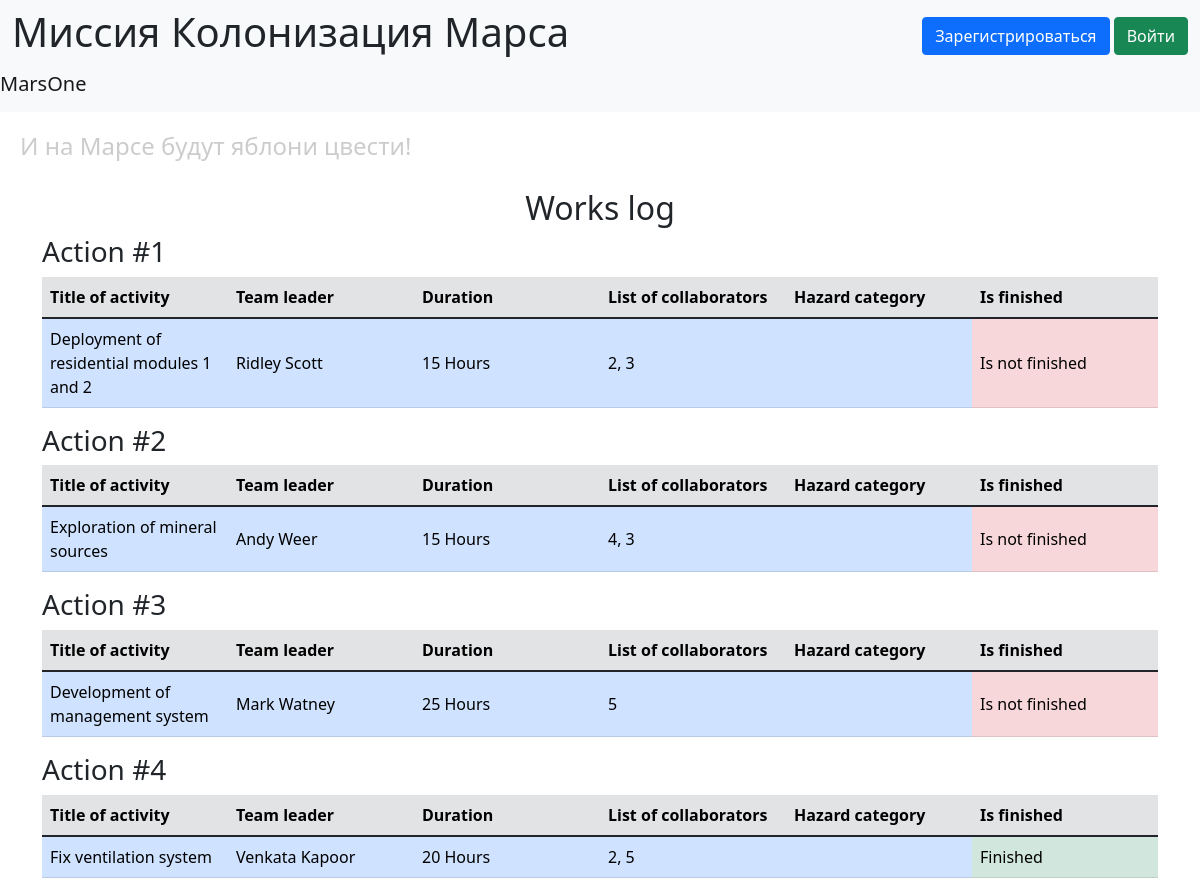
The page /work-log on the database as committed earlier.
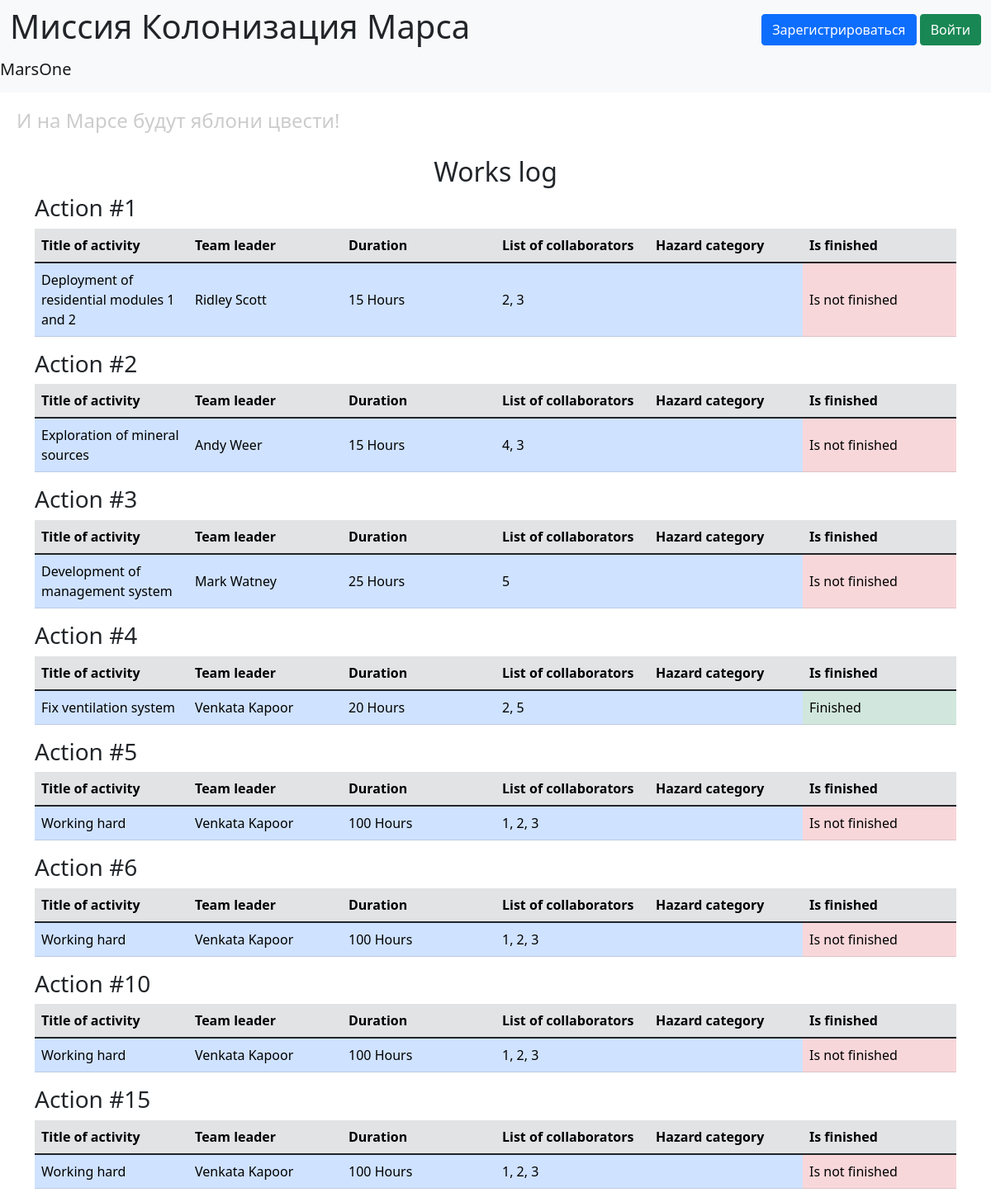
The same page on the database as committed later.
### data/jobs.py (models this page shows, shortened)
class Jobs(SqlAlchemyBase, SerializerMixin):
    __tablename__ = 'jobs'
    serialize_rules = ("-team_leader", "-categories.jobs")
    id = sa.Column(sa.Integer, primary_key=True, autoincrement=True)
    team_leader_id = sa.Column(sa.Integer, sa.ForeignKey('users.id'))
    team_leader = orm.relationship("User")
    job = sa.Column(sa.Text)
    work_size = sa.Column(sa.Integer)
    collaborators = sa.Column(sa.String)
    start_date = sa.Column(sa.Date)
    send_date = sa.Column(sa.Date)
    categories = orm.relationship("Category", secondary=association_table, backref="jobs")
    is_finished = sa.Column(sa.Boolean, default=False)

### data/users.py (models this page shows, shortened)
class User(SqlAlchemyBase, UserMixin):
    __tablename__ = 'users'
    id = sa.Column(sa.Integer, primary_key=True, autoincrement=True)
    surname = sa.Column(sa.String)
    name = sa.Column(sa.String)
    age = sa.Column(sa.Integer)
    position = sa.Column(sa.String)
    speciality = sa.Column(sa.String)
    address = sa.Column(sa.String)
    email = sa.Column(sa.String, unique=True)
    hashed_password = sa.Column(sa.String)
    modified_date = sa.Column(sa.DateTime, default=datetime.now)

### main.py (the view)
@app.route("/work-log")
def work_log():
    db_sess = db_session.create_session()
    jobs = db_sess.query(Jobs).all()
    return render_template("work_log.html", jobs=jobs)

### data/db_session.py (called while the page is built)
def create_session() -> Session:
    global __factory
    return __factory()

### templates/work_log.html (shortened to what this page needs)
{% extends 'base.html' %}
{% block content %}
<h2 align="center">Works log</h2>
{% for job in jobs %}
    <div class="mb-3 job">
    <h3>Action #{{ job.id }}</h3>
    <table class="table works mb-1" style="table-layout: fixed;">
        <thead class="table-secondary">
            <tr>
                {% for header in ["Title of activity", "Team leader", "Duration",
                "List of collaborators", "Hazard category", "Is finished"] %}
                    <th scope="col" class="col-md-auto">{{ header }}</th>
                {% endfor %}
            </tr>
        </thead>
        <tbody>
            <tr class="align-middle">
                <td class="table-primary">{{ job.job }}</td>
                <td class="table-primary">{{ job.team_leader.name }} {{ job.team_leader.surname }}</td>
                <td class="table-primary">{{ job.work_size }} Hours</td>
                <td class="table-primary">{{ job.collaborators }}</td>
                <td class="table-primary">
                </td>
                {% if job.is_finished %}
                    <td class="table-success">Finished</td>
                {% else %}
                    <td class="table-danger">Is not finished</td>
                {% endif %}
            </tr>
        </tbody>
    </table>
    </div>
{% endfor %}
{% endblock %}

### templates/base.html (shortened to what this page needs)
<!doctype html>
<html lang="en">
    <head>
        <link href="https://cdn.jsdelivr.net/npm/bootstrap@5.1.3/dist/css/bootstrap.min.css"
              rel="stylesheet"
>
        <link rel="stylesheet" href="{{ url_for('static', filename='css/style.css') }}">
    </head>
    <body>
        <header>
    <nav class="navbar navbar-light bg-light">
        <div class="container-fluid">
            <h1>Миссия Колонизация Марса</h1>
                    {% if current_user.is_authenticated %}
                <a class="navbar-brand" href="/logout">{{ current_user.name }}</a>
                    {% else %}
                        <div>
                            <a class="nav-item btn btn-primary " href="/register">Зарегистрироваться</a>
                            <a class="nav-item btn btn-success" href="/login">Войти</a>
                        </div>
                    {% endif %}
                </div>
                <a class="navbar-brand" href="#">MarsOne</a>
            </nav>
            <h4>И на Марсе будут яблони цвести!</h4>
        </header>
        <main role="main" class="container">
            {% block content %}{% endblock %}
        </main>
    </body>
</html>

### static/css/style.css (style rules this page uses)
h4 { color: #cccccc; padding: 20px; }

Rows that differ between the two databases and show on the page:
added Jobs: id "5", header "Title of activity" "Team leader" "Duration" "List of collaborators" "Hazard category" "Is finished", job "Working hard", team_leader.name "Venkata", team_leader.surname "Kapoor", work_size "100", collaborators "1, 2, 3", is_finished "Is not finished"
added Jobs: id "6", header "Title of activity" "Team leader" "Duration" "List of collaborators" "Hazard category" "Is finished", job "Working hard", team_leader.name "Venkata", team_leader.surname "Kapoor", work_size "100", collaborators "1, 2, 3", is_finished "Is not finished"
added Jobs: id "10", header "Title of activity" "Team leader" "Duration" "List of collaborators" "Hazard category" "Is finished", job "Working hard", team_leader.name "Venkata", team_leader.surname "Kapoor", work_size "100", collaborators "1, 2, 3", is_finished "Is not finished"
added Jobs: id "15", header "Title of activity" "Team leader" "Duration" "List of collaborators" "Hazard category" "Is finished", job "Working hard", team_leader.name "Venkata", team_leader.surname "Kapoor", work_size "100", collaborators "1, 2, 3", is_finished "Is not finished"
